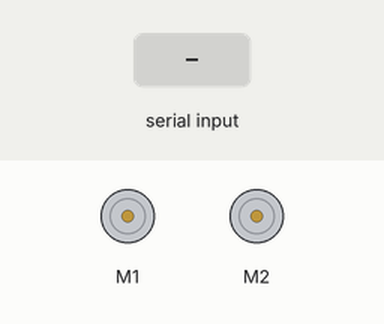
This sketch was run on a simulated Arduino Uno, built with avr-gcc and run on an emulated ATmega328P. Shown: 2 × DC motor (green arrow = forward, orange = backward, longer = faster). Inputs (shaded band) come from the test bench. What the sketch prints to the serial monitor is not drawn.

Above: at 1.2 s.
1.3 s: "f" received over Serial
At 1.8 s:
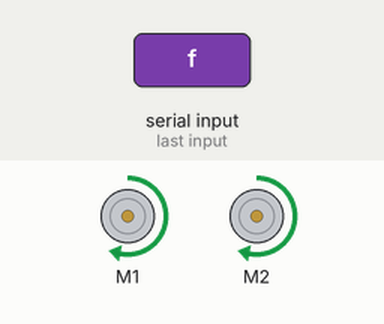
3.8 s: "b" received over Serial
At 4.6 s:
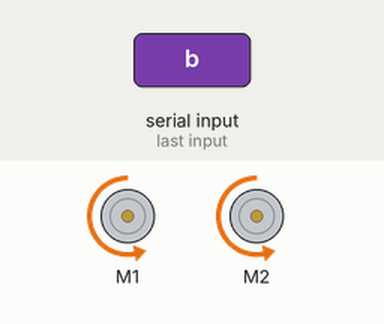
Timing chart, 0 to 6.8 s (numbered marks = the images above; inputs shaded):
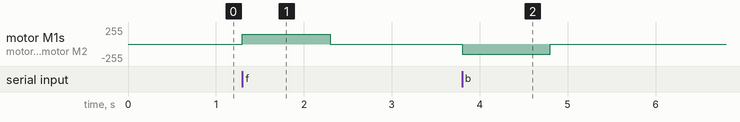

The sketch:

initial.ino
```cpp
#include <Adafruit_MotorShield.h>
Adafruit_MotorShield AFMS = Adafruit_MotorShield();

// The DC motor connected to M1
Adafruit_DCMotor *leftMotor = AFMS.getMotor(1);

// The DC motor connected to M2
Adafruit_DCMotor *rightMotor = AFMS.getMotor(2);

void setup() {
  Serial.begin(19200);
  AFMS.begin();
  leftMotor->setSpeed(150);
  rightMotor->setSpeed(150);
  Serial.println("Startup");
}

void forward() {
  Serial.print("Moving forward...");
  leftMotor->run(FORWARD);
  rightMotor->run(FORWARD);
  delay(1000);
  leftMotor->run(RELEASE);
  rightMotor->run(RELEASE);
  Serial.println("Stopped");
}

void backward() {
  Serial.print("Moving forward...");
  leftMotor->run(BACKWARD);
  rightMotor->run(BACKWARD);
  delay(1000);
  leftMotor->run(RELEASE);
  rightMotor->run(RELEASE);
  Serial.println("Stopped");
}

void loop() {
  char c = Serial.read();

  if (c == 'f') {
    forward();
  }

  if (c == 'b') {
    backward();
  }
}
```

Measured:
- after the input at 1.3 s, motor M1, motor M2: stopped → forward 150/255 at once, → stopped 1.0 s later
- after the input at 3.8 s, motor M1, motor M2: stopped → backward 150/255 at once, → stopped 1.0 s later
